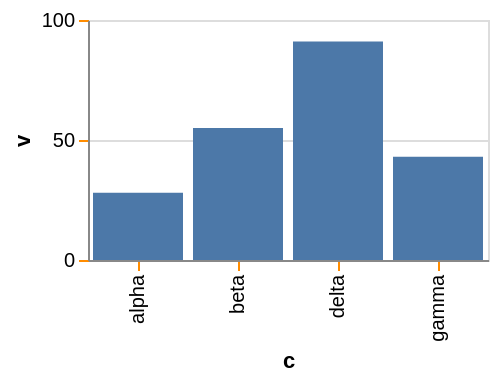

Write a Vega-Lite specification for this figure.
### Vega-Lite specification from a JSON file in a GitHub repository (floating-point values rounded to 4 significant figures)
{"$schema": "https://vega.github.io/schema/vega-lite/v6.json", "width": 200, "height": 120, "data": {"values": [{"c": "alpha", "v": 28, "w": 3, "t": "2024-01-07"}, {"c": "beta", "v": 55, "w": 7, "t": "2024-03-19"}, {"c": "gamma", "v": 43, "w": 5, "t": "2024-06-02"}, {"c": "delta", "v": 91, "w": 9, "t": "2024-09-11"}]}, "mark": "bar", "encoding": {"x": {"field": "c", "type": "nominal"}, "y": {"field": "v", "type": "quantitative"}}, "config": {"axis": {"tickColor": "darkorange"}}}
